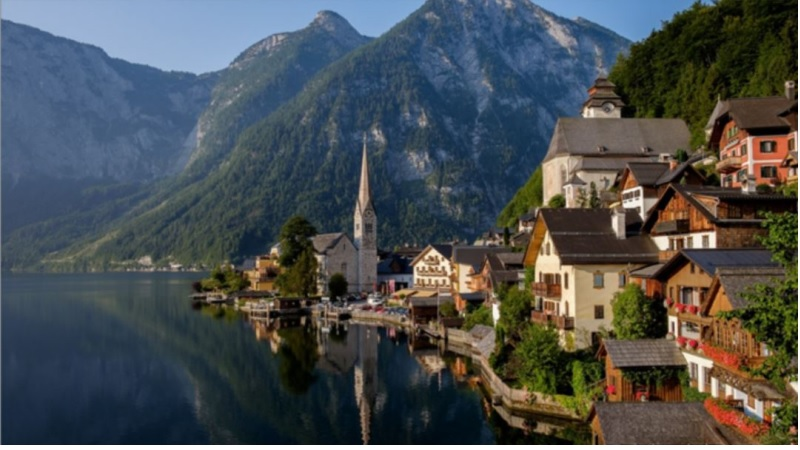
#> input picture images/hallstatt.JPG, 800 x 450 px, found by its file name
$ python '24_이미지 픽셀 조작 및 ROI 조작.py'
#> lines starting #> are read from the running program, lines starting #| are printed output that depends on the picture
import numpy as np
import cv2
from random import shuffle
import math

img = cv2.imread('images/hallstatt.jpg')
#> img is the input picture: shape (450, 800, 3); mean B, G, R 81.2, 79.5, 74.5

B = img.item(340, 200, 0)
#> B = 57
G = img.item(340, 200, 1)
#> G = 56
R = img.item(340, 200, 2)
#> R = 42

BGR = [B, G, R]
#> BGR = [57, 56, 42]
print(BGR)
#| [57, 56, 42]
px = img[340, 200]
#> px = [57, 56, 42]
print(px)
#| [57 56 42]

print(img.shape)
#| (450, 800, 3)
print(img.size)
#| 1080000
print(img.dtype)
#| uint8

# [16 lines of commented-out code are left out]

def onMouse(x):
    # if event == cv2.EVENT_LBUTTONDOWN:
    #     shuffle(B), shuffle(G), shuffle(R)
    #     cv2.circle(param, (x,y), 50, (B[0], G[0], R[0], -1))
    pass
def imgBlending(imgfile1, imgfile2):
#> called with imgfile1 = 'images/hallstatt.jpg', imgfile2 = 'images/suji.jpg'
    img1 = cv2.imread(imgfile1)
    img2 = cv2.imread(imgfile2)
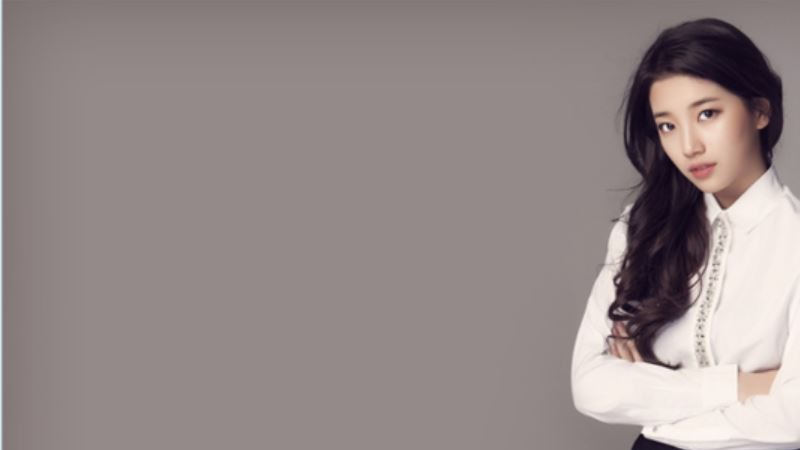
#> input picture images/suji.jpg, 800 x 450 px
#> img2 is the input picture: shape (450, 800, 3); mean B, G, R 137.7, 138.5, 149.5

    cv2.namedWindow('ImgPane')
    cv2.createTrackbar('MIXING', 'ImgPane', 0, 100, onMouse)
    mix = cv2.getTrackbarPos('MIXING', 'ImgPane')

    while True:
        img = cv2.addWeighted(img1, float(100-mix)/100, img2, float(mix)/100, 0)
        cv2.imshow('ImgPane', img)
        k = cv2.waitKey(1) & 0xFF
#> (key Esc is pressed here)
        mix = cv2.getTrackbarPos('MIXING', 'ImgPane')

        if k == 27:
            break
        elif k == ord('m'):
            mode = not mode

cv2.destroyAllWindows()
imgBlending('images/hallstatt.jpg', 'images/suji.jpg')


def bitOperation(hpos, vpos):
#> called with hpos = 10, vpos = 10
    img1 = cv2.imread('images/suji.jpg')
    img2 = cv2.imread('images/ho.jpg')
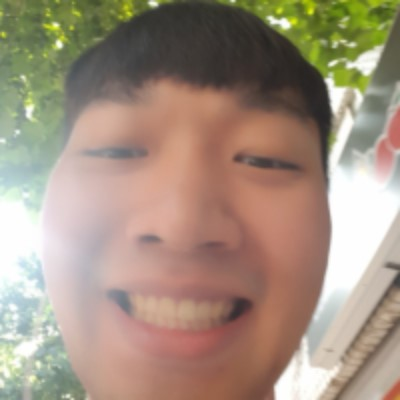
#> input picture images/ho.jpg, 400 x 400 px
#> img2 is the input picture: shape (400, 400, 3); mean B, G, R 127.4, 144.8, 163.2

    rows, cols, channels = img2.shape
#> rows = 400; cols = 400; channels = 3
    roi = img1[vpos:rows+vpos, hpos:cols+hpos]
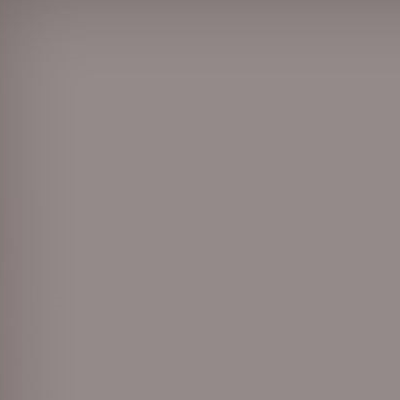
#> roi: shape (400, 400, 3); mean B, G, R 134.8, 135.7, 145.8

    img2gray = cv2.cvtColor(img2, cv2.COLOR_BGR2GRAY)
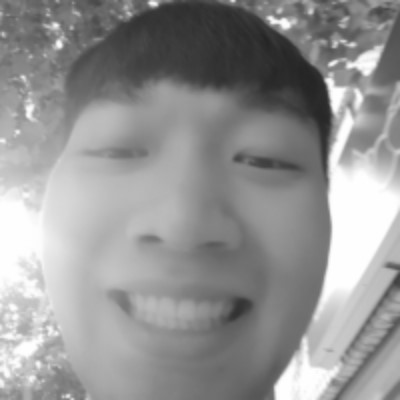
#> img2gray: shape (400, 400); min 36, max 255, mean 148.3
    ret, mask = cv2.threshold(img2gray, 10, 255, cv2.THRESH_BINARY)
#> mask: shape (400, 400); every value is 255
    mask_inv = cv2.bitwise_not(mask)
#> mask_inv: shape (400, 400); every value is 0

    img1_bg = cv2.bitwise_and(roi,roi,mask=mask_inv)
#> img1_bg: shape (400, 400, 3); every value is 0

    img2_fg = cv2.bitwise_and(img2, img2, mask=mask)

    dst = cv2.add(img1_bg, img2_fg)
    img1[vpos:rows+vpos, hpos:cols+hpos] = dst
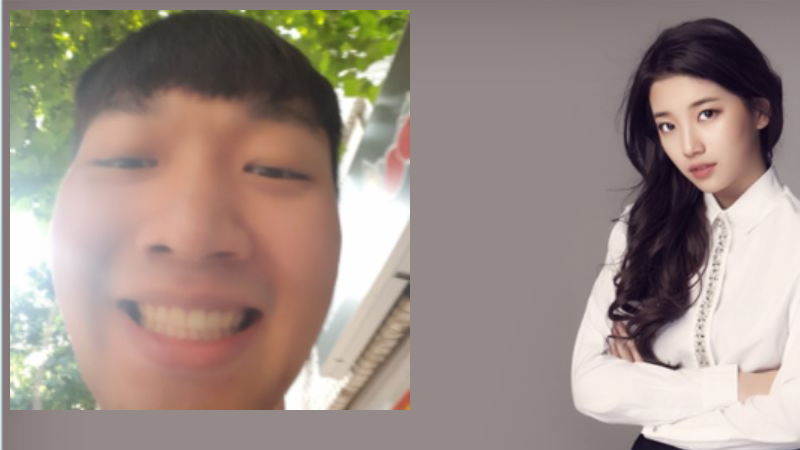
#> img1: shape (450, 800, 3); mean B, G, R 134.4, 142.5, 157.2

    cv2.imshow('result', img1)
    cv2.waitKey(0)
    cv2.destroyAllWindows()

bitOperation(10, 10)
